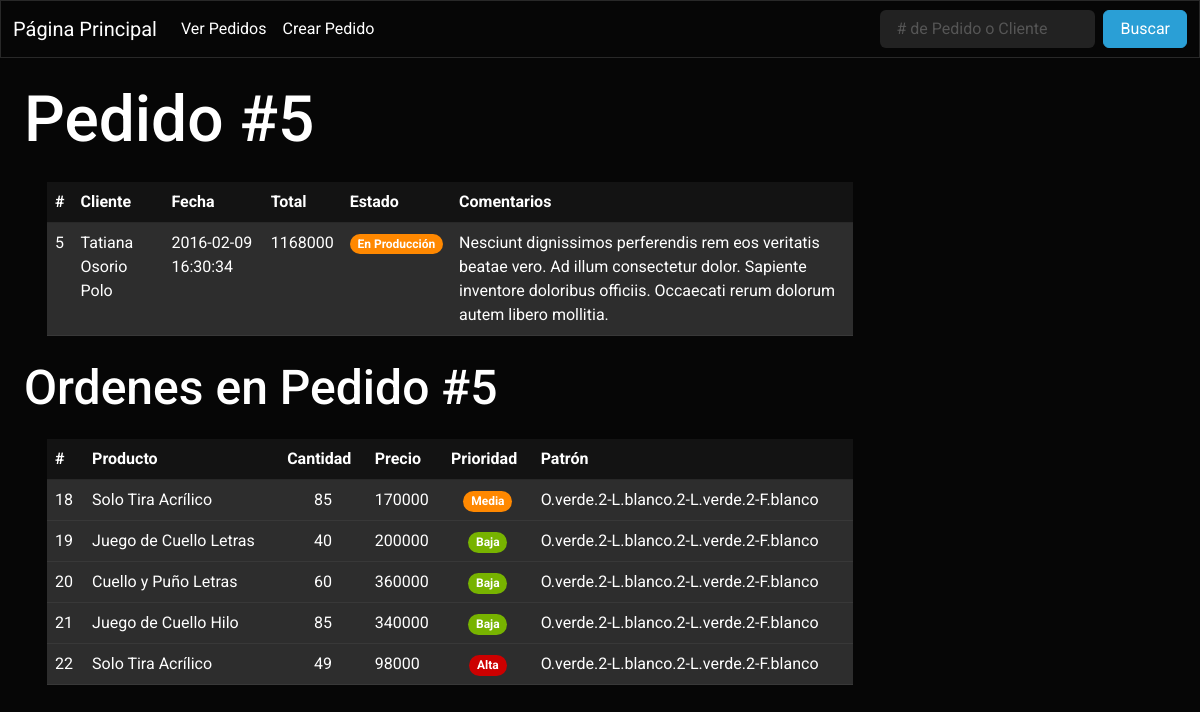
/pedidos/5, run on the app's committed database.
### tables this page shows
CREATE TABLE "Pedidos" (
	"id"	INTEGER NOT NULL UNIQUE,
	"cliente"	TEXT NOT NULL,
	"fecha"	TEXT NOT NULL,
	"total"	NUMERIC NOT NULL DEFAULT 0,
	"estado"	TEXT NOT NULL DEFAULT 'Pendiente',
	"comentarios"	TEXT,
	PRIMARY KEY("id" AUTOINCREMENT)
);

CREATE TABLE "Ordenes" (
	"id"	INTEGER NOT NULL UNIQUE,
	"id_Pedidos"	INTEGER NOT NULL,
	"producto"	TEXT NOT NULL,
	"cantidad"	INTEGER NOT NULL,
	"precio"	NUMERIC NOT NULL,
	"prioridad" TEXT NOT NULL DEFAULT 'Baja',
	"patron"	TEXT NOT NULL,
	PRIMARY KEY("id" AUTOINCREMENT),
	FOREIGN KEY("id_Pedidos") REFERENCES "Pedidos"("id")
);

### app.py (the view)
@app.route('/pedidos/<id>') # Ruta que muestra un pedido en específico.
def verPedido(id): # El argumento es el id del caso a mostrar.
    pedido = consultarDato(f'SELECT * FROM Pedidos WHERE id = {id}') # Ejecutar una solicitud SQL, guardar el resultado en una variable.
    if pedido: # Sí la consulta arroja resultados.
        datos = { # Datos a mostrar en la página.
            'pestaña': f'Pedido #{id}',
            'titulo': f'Pedido #{id}',
            'pedido': consultarDato(f'SELECT * FROM Pedidos WHERE id = {id}'),
            'ordenes': consultarQuery(f'SELECT * FROM Ordenes WHERE id_Pedidos = {id}')
            }
        return render_template('pedido.html', datos=datos) # Devuelve la plantilla html y una variable con el pedido.
    else: # Sí la consulta no arroja resultados.
        flash(['No se encontraron pedidos con el #', f'{id}'], 'Rojo') # Se envía un mensaje, la categoría del mensaje y un dato a la próxima página en mostrarse.
        return redirect(url_for('pedidos')) # Se redirige al usuario a la ruta '/pedidos'.

### app.py (called while the page is built)
def crearCursor(database): # Genera un objeto cursor a traves de una base de datos.
    conn = None
    try: # Intenta conectarse a la base de datos.
        conn = sql.connect(database) # Establece conexión con la base de datos, y en caso de no existir, la crea.
    except sql.Error as error: # En caso de no lograr conectar a la DB mostrará el error por pantalla.
        print(error)
    finally: # En caso de lograr conectar, generará el objeto cursor y lo devolverá a traves de return.
        if conn:
            cursor = conn.cursor()
            return cursor, conn # Devuelve el objeto cursor y el objeto conn para cerrar la conexión a la base de datos al final.

def consultarQuery(query): # Función que realiza una consulta tomando como argumento una query SQL.
    cursor, conn = crearCursor(database) # Creando cursor y conexión con la base de datos.
    cursor.execute(query) # Ejecutar una solicitud con el cursor.
    respuesta = cursor.fetchall() # Se vuelcan los datos en una variable.
    conn.commit() # Aplicar cambios.
    conn.close() # Cerrar conexión.
    return respuesta # Se devuelven los datos recolectados.

def consultarDato(query): # Función que realiza una consulta tomando como argumento una query SQL.
    cursor, conn = crearCursor(database) # Creando cursor y conexión con la base de datos.
    cursor.execute(query) # Ejecutar una solicitud con el cursor.
    respuesta = cursor.fetchone() # Se vuelcan el dato en una variable.
    conn.commit() # Aplicar cambios.
    conn.close() # Cerrar conexión.
    return respuesta # Se devuelven los datos recolectados.

### templates/pedido.html (shortened to what this page needs)
{% extends "navbar.html" %}
{% block content %}
<div id="pagina">
    <h1>{{ datos['titulo'] }}</h1>
    <table class="table table-hover" id="tabla">
        <thead>
            <tr>
                <th scope="col">#</th>
                <th scope="col">Cliente</th>
                <th scope="col">Fecha</th>
                <th scope="col">Total</th>
                <th scope="col">Estado</th>
                <th scope="col">Comentarios</th>
            </tr>
        </thead>
        <tbody>
            <tr class="table-light">
                <td>{{ datos['pedido'][0] }}</td>
                <td>{{ datos['pedido'][1] }}</td>
                <td>{{ datos['pedido'][2] }}</td>
                <td>{{ datos['pedido'][3] }}</td>
                {% if datos['pedido'][4] == 'Pendiente': %}
                <td class="text-center"><span class="badge rounded-pill bg-danger">{{ datos['pedido'][4] }}</span></td>
                {% elif datos['pedido'][4] == 'En Producción': %}
                <td class="text-center"><span class="badge rounded-pill bg-warning">{{ datos['pedido'][4] }}</span></td>
                {% elif datos['pedido'][4] == 'Terminado': %}
                <td class="text-center"><span class="badge rounded-pill bg-primary">{{ datos['pedido'][4] }}</span></td>
                {% elif datos['pedido'][4] == 'Entregado': %}
                <td class="text-center"><span class="badge rounded-pill bg-success">{{ datos['pedido'][4] }}</span></td>
                {% else: %}
                <td class="text-center"><span class="badge rounded-pill bg-dark">{{ datos['pedido'][4] }}</span></td>
                {% endif %}
                <td>{{ datos['pedido'][5] }}</td>
        </tbody>
    </table>
    <h2>Ordenes en {{ datos['titulo'] }}</h2>
    <table class="table table-hover" id="tabla">
        <thead>
            <tr>
                <th scope="col">#</th>
                <th scope="col">Producto</th>
                <th scope="col">Cantidad</th>
                <th scope="col">Precio</th>
                <th scope="col">Prioridad</th>
                <th scope="col">Patrón</th>
            </tr>
        </thead>
        <tbody>
            {% for orden in datos['ordenes'] %}
            <tr class="table-light">
                <td>{{ orden[0] }}</td>
                <td>{{ orden[2] }}</td>
                <td class="text-center">{{ orden[3] }}</td>
                <td>{{ orden[4] }}</td>
                {% if orden[5] == 'Alta': %}
                <td class="text-center"><span class="badge rounded-pill bg-danger">{{ orden[5] }}</span></td>
                {% elif orden[5] == 'Media': %}
                <td class="text-center"><span class="badge rounded-pill bg-warning">{{ orden[5] }}</span></td>
                {% elif orden[5] == 'Baja': %}
                <td class="text-center"><span class="badge rounded-pill bg-success">{{ orden[5] }}</span></td>
                {% else: %}
                <td class="text-center"><span class="badge rounded-pill bg-dark">{{ orden[5] }}</span></td>
                {% endif %}
                <td>{{ orden[6] }}</td>
            </tr>
            {% endfor %}
        </tbody>
    </table>
</div>
{% endblock %}

### templates/navbar.html (shortened to what this page needs)
<!DOCTYPE html>
<html lang="en">
<head>
    <link rel="stylesheet" href="{{ url_for('static', filename='css/main.css') }}">
    <link rel="stylesheet" href="{{ url_for('static', filename='css/normalize.css') }}">
    <link rel="stylesheet" href="{{ url_for('static', filename='css/bootstrap.min.css') }}">
</head>
<body>
    <header>
        <nav class="navbar navbar-expand-lg navbar-dark bg-dark">
            <div class="container-fluid">
                <a class="navbar-brand" href="/">Página Principal</a>
                <div class="collapse navbar-collapse" id="navbarColor02">
                    <ul class="navbar-nav me-auto">
                        <li class="nav-item">
                            <a class="nav-link active" href="/pedidos">Ver Pedidos
                            </a>
                        </li>
                        <li class="nav-item">
                            <a class="nav-link active" href="/nuevo_pedido">Crear Pedido</a>
                        </li>
                    </ul>
                    <form class="d-flex" action="/buscar_pedido" method="post">
                        <input class="form-control me-sm-2 bg-light text-dark" id="POST-name" type="integer"
                            name="buscar" placeholder="# de Pedido o Cliente" required>
                        <button class="btn btn-primary my-2 my-sm-0" type="submit" value="Buscar">Buscar</button>
                    </form>
                </div>
            </div>
        </nav>
    </header>
{% block content %}
{% endblock %}
</body>
</html>

### static/css/main.css (style rules this page uses)
body { font-family: system-ui, -apple-system, BlinkMacSystemFont, 'Segoe UI', Roboto, Oxygen, Ubuntu, Cantarell, 'Open Sans', 'Helvetica Neue', sans-serif; background-color: black; color: white; }
a { text-decoration: none !important; }
#pagina { margin: 2%; }
#tabla { margin: 2%; max-width: 70%; }

### data on the page
Pedidos: id "5", cliente "Tatiana Osorio Polo", fecha "2016-02-09 16:30:34", total "1168000", estado "En Producción", comentarios "Nesciunt dignissimos perferendis rem eos veritatis beatae vero. Ad illum consectetur dolor. Sapiente inventore doloribus officiis. Occaecati rerum dolorum autem libero mollitia."
Ordenes: id "18", producto "Solo Tira Acrílico", cantidad "85", precio "170000", prioridad "Media", patron "O.verde.2-L.blanco.2-L.verde.2-F.blanco"
Ordenes: id "19", producto "Juego de Cuello Letras", cantidad "40", precio "200000", prioridad "Baja", patron "O.verde.2-L.blanco.2-L.verde.2-F.blanco"
Ordenes: id "20", producto "Cuello y Puño Letras", cantidad "60", precio "360000", prioridad "Baja", patron "O.verde.2-L.blanco.2-L.verde.2-F.blanco"
Ordenes: id "21", producto "Juego de Cuello Hilo", cantidad "85", precio "340000", prioridad "Baja", patron "O.verde.2-L.blanco.2-L.verde.2-F.blanco"
Ordenes: id "22", producto "Solo Tira Acrílico", cantidad "49", precio "98000", prioridad "Alta", patron "O.verde.2-L.blanco.2-L.verde.2-F.blanco"

### other printed values
{{ datos['titulo'] }} "Pedido #5"
